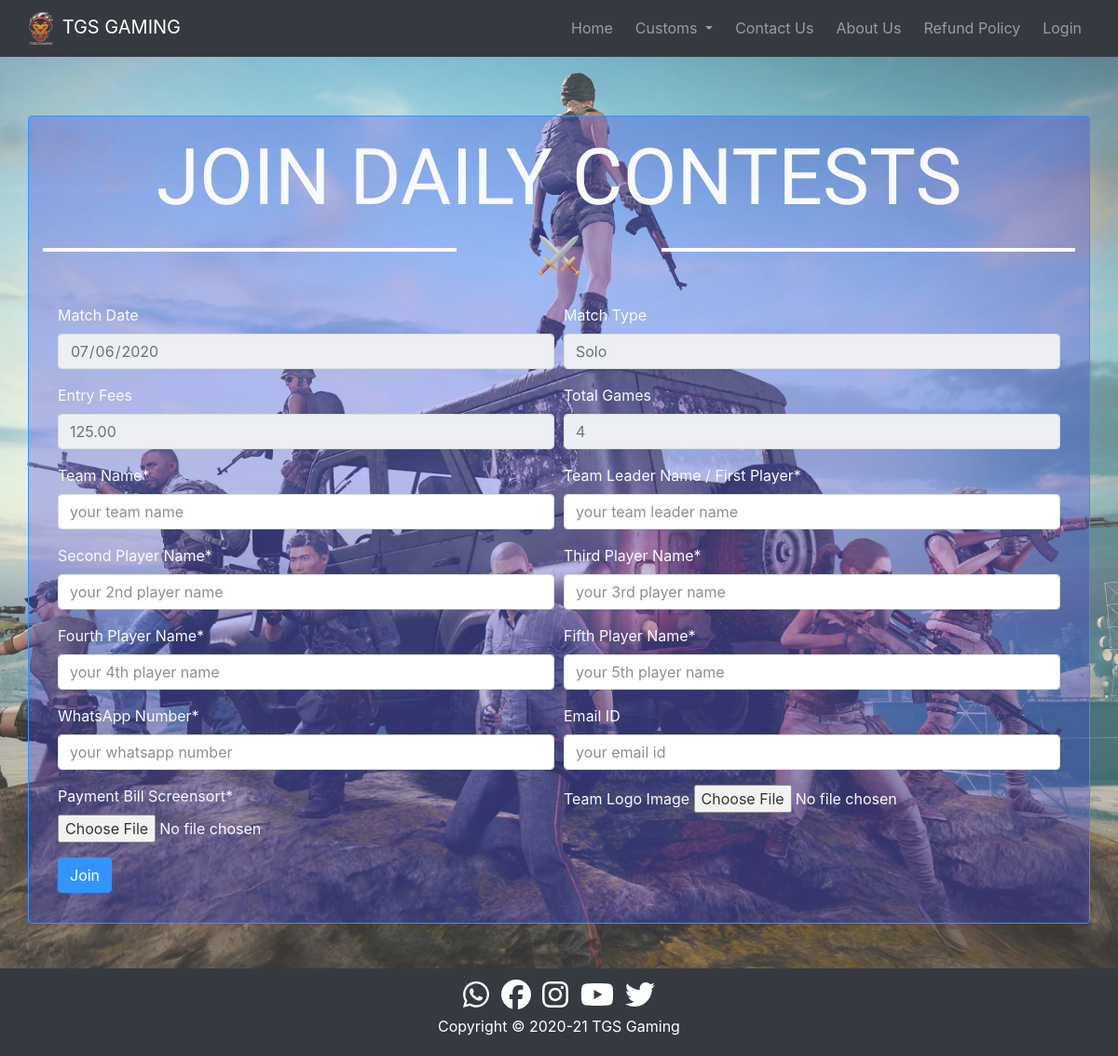
The app's page /contests/daily/1 with its own data.
### contests/models.py (models this page shows, shortened)
class Daily(models.Model):
    date=models.DateField()
    match_type=models.CharField(max_length=5)
    fees=models.DecimalField(decimal_places=2,max_digits=7)
    total_games=models.IntegerField()

### contests/views.py (the view)
# urls.py: path('daily/<int:cid>', views.daily_join,name='djoin'),
def daily_join(request,cid):
    if request.method=='POST':
        form=JoinFrom(request.POST,request.FILES)
        if form.is_valid():
            tn=form.cleaned_data['team_name']
            lpn=form.cleaned_data['leader_pname']
            spn=form.cleaned_data['second_pname']
            tpn=form.cleaned_data['third_pname']
            fopn=form.cleaned_data['fourth_pname']
            fipn=form.cleaned_data['fifth_pname']
            wn=form.cleaned_data['whats_num']
            el=form.cleaned_data['email']
            pss=form.cleaned_data['pay_ss']
            tl=form.cleaned_data['team_logo']
            current_dt=datetime.now()
            reg=Djoin(date_time=current_dt,cid=cid,team_name=tn,leader_pname=lpn,second_pname=spn,third_pname=tpn,fourth_pname=fopn,fifth_pname=fipn,whats_num=wn,email=el,pay_ss=pss,team_logo=tl)
            reg.save()
            messages.success(request,'Your team has successfully joined the daily contest.')
        else:
            messages.error(request,'Please check and fill all information correctly.')
            return HttpResponseRedirect(str(cid))
        return redirect('home')
    else:
        form=JoinFrom(label_suffix='')
        contest=Daily.objects.get(pk=cid)
        context={
            'contest':contest,
            'ctype':'DAILY',
            'form':form
            }
        return render(request,'contests/join.html',context)

### contests/templates/contests/join.html (shortened to what this page needs)
{% extends 'core/base.html' %}
{% load static %}
{% block content %}
<div class="container-fluid bg pt-5 text-light">
  <div class="pt-4">
  </div>
  <div class="container trans-l1 rounded border border-primary my-5">
    <div class="row pt-3 fstyle text-center">
      <div class="col-12">
        <div class="h1" style="font-size:7vw">JOIN {{ctype}} CONTESTS</div>
      </div>
    </div>
    <div class="row">
      <div class="col-5">
        <hr style='border: 2px solid white;'>
      </div>
      <div class="col-2">
        <img class="mx-auto d-block" src="{% static 'core/images/swards.png' %}">
      </div>
      <div class="col-5 pb-4">
        <hr style='border: 2px solid white;'>
      </div>
    </div>
    <div class="pb-3">
      <form method="POST" action="" enctype="multipart/form-data" class="p-3">
        <div class="form-row">
          <div class="form-group col-md-6">
            <label for="matchDate">Match Date</label>
            <input type="date" class="form-control" id="matchDate" placeholder="Match Date" value="{{contest.date|date:'Y-m-d'}}" disabled>
          </div>
          <div class="form-group col-md-6">
            <label for="matchType">Match Type</label>
            <input type="text" class="form-control" id="matchType" placeholder="Match Type" value="{{contest.match_type}}" disabled>
          </div>
        </div>
        <div class="form-row">
          <div class="form-group col-md-6">
            <label for="entryFees">Entry Fees</label>
            <input type="number" class="form-control" id="entryFees" placeholder="Entry Fees" value="{{contest.fees}}" disabled>
          </div>
          <div class="form-group col-md-6">
            <label for="totalGames">Total Games</label>
            <input type="number" class="form-control" id="totalGames" placeholder="Total Games" value="{{contest.total_games}}" disabled>
          </div>
        </div>
        <div class="form-row">
          <div class="form-group col-md-6">
            {{form.team_name.label_tag}}
            {{form.team_name}}
          </div>
          <div class="form-group col-md-6">
            {{form.leader_pname.label_tag}}
            {{form.leader_pname}}
          </div>
        </div>
        <div class="form-row">
          <div class="form-group col-md-6">
            {{form.second_pname.label_tag}}
            {{form.second_pname}}
          </div>
          <div class="form-group col-md-6">
            {{form.third_pname.label_tag}}
            {{form.third_pname}}
          </div>
        </div>
        <div class="form-row">
          <div class="form-group col-md-6">
            {{form.fourth_pname.label_tag}}
            {{form.fourth_pname}}
          </div>
          <div class="form-group col-md-6">
            {{form.fifth_pname.label_tag}}
            {{form.fifth_pname}}
          </div>
        </div>
        <div class="form-row">
          <div class="form-group col-md-6">
            {{form.whats_num.label_tag}}
            {{form.whats_num}}
          </div>
          <div class="form-group col-md-6">
            {{form.email.label_tag}}
            {{form.email}}
          </div>
        </div>
        <div class="form-row">
          <div class="form-group col-md-6">
            {{form.pay_ss.label_tag}}
            {{form.pay_ss}}
          </div>
          <div class="form-group col-md-6">
            {{form.team_logo.label_tag}}
            {{form.team_logo}}
          </div>
        </div>
        <button type="submit" class="btn btn-primary">Join</button>
      </form>
    </div>
  </div>
</div>
{% endblock content %}

### core/static/core/css/style.css (style rules this page uses)
body, html { height: 100%; }
.bg { background-image: url('../images/pubg.jpg'); opacity: 0.8; height: 100%; background-position: center; background-repeat: repeat-y; background-size: cover; }
.trans-l1 { background-color: rgba(0, 0, 225, 0.3); }
.fstyle { font-family: 'Grenze Gotisch', cursive; }

### records on screen
Daily: date "07/06/2020", match_type "Solo", fees "125.00", total_games "4"

### other values on screen
{{ ctype }} "DAILY"
